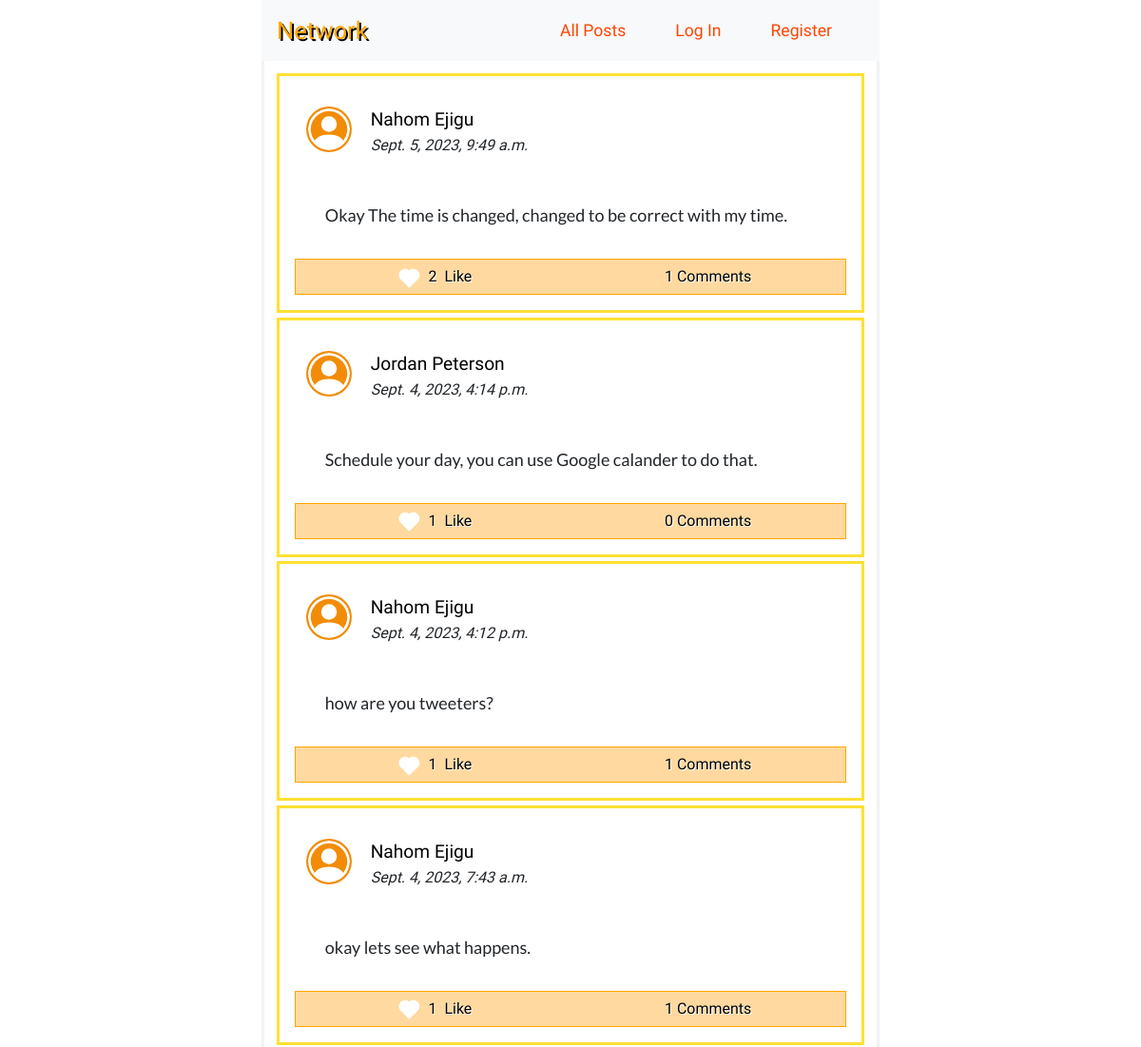
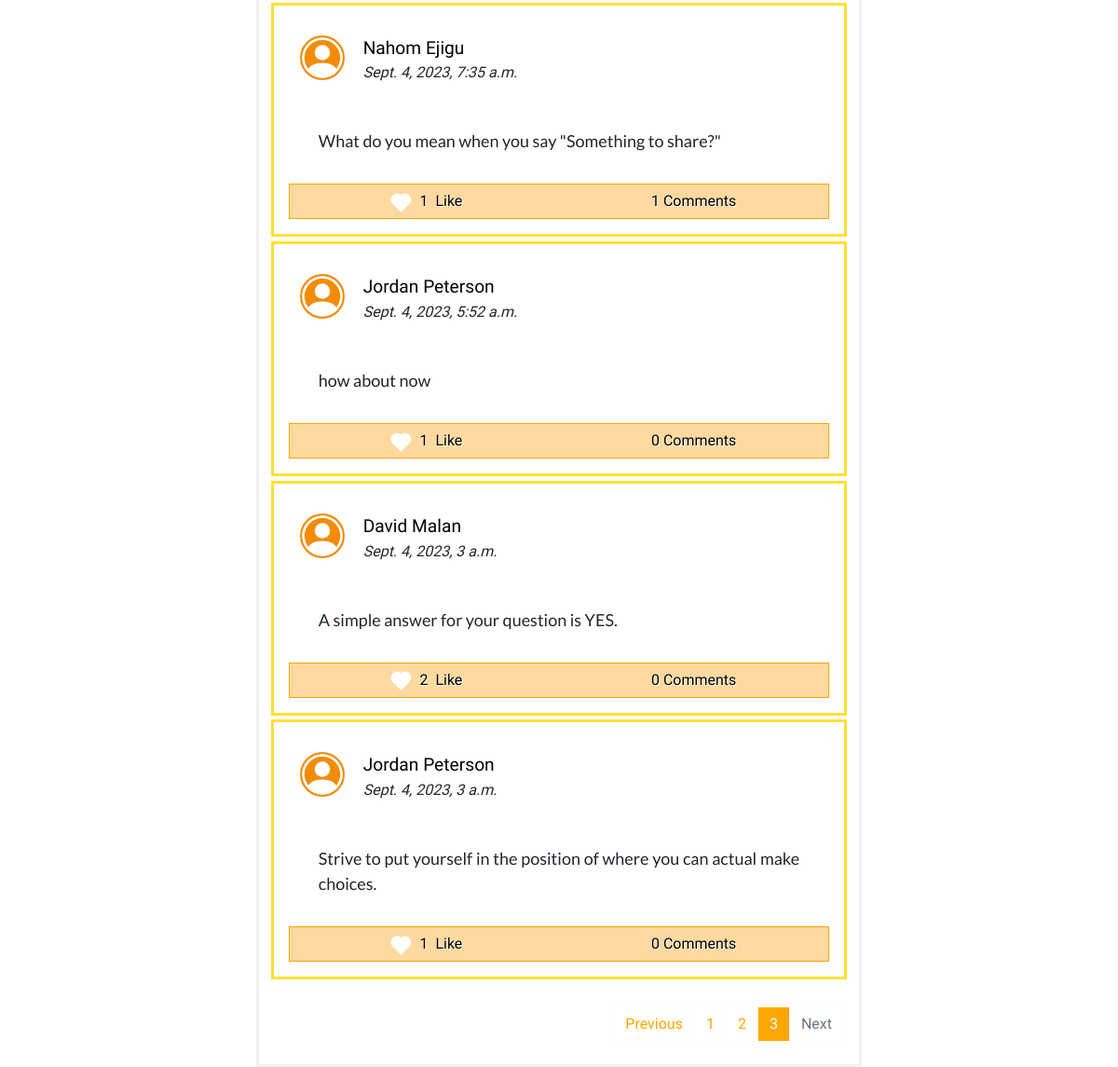
/?page=3, run on the app's committed database (2 pictures, top to bottom).
### network/models.py (models this page shows)
class Post(models.Model):
    user = models.ForeignKey(User, on_delete=models.CASCADE, related_name='poster')
    post = models.TextField()
    date = models.DateTimeField(auto_now_add=True)
    like = models.ManyToManyField(User, blank=True, related_name='like')
    views = models.IntegerField(default=0)
    comment = models.ManyToManyField(Comment, blank=True, related_name="post")

class User(AbstractUser):
    following = models.ManyToManyField("self", blank=True)
    followers = models.ManyToManyField("self", blank=True)

### network/views.py (the view)
# urls.py: path("", views.index, name="index"),
def index(request):
    p = Paginator(Post.objects.all().order_by('-date'), 10)
    page = request.GET.get("page")
    posts = p.get_page(page)
    return render(request, "network/index.html", {
        "new_post": NewPost(),
        "posts": posts,
    })

### network/templates/network/index.html (shortened to what this page needs)
{% extends "network/layout.html" %}

### network/templates/network/layout.html (shortened to what this page needs)
{% load static %}
<!DOCTYPE html>
<html lang="en">
    <head>
        <link href="https://cdn.jsdelivr.net/npm/bootstrap@5.3.1/dist/css/bootstrap.min.css" rel="stylesheet">
        <link rel="stylesheet" href="https://stackpath.bootstrapcdn.com/bootstrap/4.4.1/css/bootstrap.min.css">
        <link href="{% static 'network/styles.css' %}" rel="stylesheet">
    </head>
    <body>
        <div class="network" >
        <nav class="navbar navbar-expand-lg navbar-light bg-light">
            <a class="navbar-brand" href="{% url 'index' %}">Network</a>
            <ul class="navbar-nav mr-auto nav-bar-network">
            <li class="nav-item">
              <a class="nav-link" href="{% url 'index' %}">All Posts</a>
            </li>
            {% if user.is_authenticated %}
                <li class="nav-item following">
                    <a class="nav-link" href="{% url 'following' %}">Following</a>
                </li>
                <li class="nav-item">
                    <a class="nav-link" href="{% url 'logout' %}">Log Out</a>
                </li>
            {% else %}
                <li class="nav-item">
                    <a class="nav-link" href="{% url 'login' %}">Log In</a>
                </li>
                <li class="nav-item">
                    <a class="nav-link" href="{% url 'register' %}">Register</a>
                </li>
            {% endif %}
          </ul>
        </nav>
        </div>
        <div class="body">
        <div class="main">
        <div class="middle-everything">
        {% for post in posts %}
        <div class="posts">
            <div class="username">
                <div class="user-icon">
                </div>
                <div class="user-username">
                    <a  href="{% url 'profile_page' post.user %}" class="hyper-link-user">{{ post.user.first_name }} {{ post.user.last_name }} </a>
                    <div><i>{{ post.date  }}</i> </div>
                </div>
            </div>
            <div class="post-content">
                {{ post.post }}
            </div>
            <div class="post-info">
                <div>
                    <div class="span-like">
                        {% if user in post.like.all %}
                            <div class="liked heart" data-post_id="{{post.id}}" data-liked="True" class="not-liked like" > </div>
                        {% else %}
                            <div class="not-liked heart" data-post_id="{{post.id}}" data-liked="False" class="not-liked like">  </div>
                        {% endif %}
                    </div> &nbsp;<span data-post_id="{{post.id}}" class="like-number numbers"> {{ post.like.all.count }} </span> &nbsp;
                    Like
                </div>
                <div class="comments"> <span class="numbers"> {{ post.comment.all.count }}</span>&nbsp;Comments</div>
            </div>
        </div>
        {% endfor %}
        <br>
        {% if posts.paginator.num_pages > 1  %}
        <nav aria-label="..">
            <ul class="pagination justify-content-end">
            {% if posts.has_previous%}
                <li class="page-item ">
                <a class="page-link" href="?page={{ posts.previous_page_number }}" tabindex="-1" aria-disabled="true">Previous</a>
                </li>
            {% else %}
            <li class="page-item disabled">
                <a class="page-link" href="#" tabindex="-1" aria-disabled="true">Previous</a>
                </li>
            {% endif %}
            {% for  page in posts.paginator.page_range %}
                {% if page == posts.number %}
                <li class="page-item active">
                    <a id="active" class="page-link" href="?page={{ page }}"> {{page}} </a>
                </li>
                {% elif page > posts.number|add:'-3' and page < posts.number|add:'3' %}
                <li class="page-item"><a class="page-link" href="?page={{ page }}">{{ page }}</a></li>
                {% endif %}
            {% endfor %}
                {% if posts.has_next %}
                <li class="page-item ">
                <a class="page-link" href="?page={{ posts.next_page_number }}">Next</a>
                </li>
                {% else %}
                <li class="page-item disabled">
                <a class="page-link" href="#">Next</a>
                </li>
                {% endif %}
            </ul>
            </nav>
            {% endif %}
        </div>
        </div>
        </div>
    </body>
</html>

### network/static/network/styles.css (style rules this page uses)
:root { --bg-button: rgba(255, 166, 0, 0.75); --bg-button-hover: rgb(255, 166, 0); --bg-post-hover: rgb(255, 252, 245); }
body { margin: 0; font-family: 'Gabarito', cursive; }
.middle-everything { width: 100%; }
.span-like { border: .001rem solid transparent; display: flex; justify-content: center; align-items: center; width: 2rem; height: 1rem; padding: 17px 1px 13px 1px; margin: 0; position: relative; border-radius: 50%; cursor: pointer; }
.heart { width: .8rem; height: .8rem; background-color: white; position: absolute; transform: rotate(45deg); }
.heart::before { content: ""; width: inherit; height: inherit; background-color: inherit; position: absolute; right: 0%; bottom: 50%; border-radius: 50%; }
.heart::after { content: ""; width: inherit; height: inherit; background-color: inherit ; position: absolute; border-radius: 50%; bottom: 0%; left: -50%; }
.not-liked { background-color: white; }
.pagination { margin-right: .5rem; }
.page-link { background-color: white; color: var(--bg-button-hover); border-color: var(--bg-post-hover) !important; }
.active > #active { background-color: var(--bg-button); border-color: var(--bg-post-hover); }
.active > #active { background-color: var(--bg-button-hover); }
@media only screen and (min-width: 600px) { .network { justify-content: center; position: sticky; z-index: 333; top: 0; right: 0; margin: 0; width: auto; margin: auto; min-width: 600px; max-width: 650px; } }
@media only screen and (min-width: 600px) { .navbar > a { color: orange !important; text-shadow: 2px 2px black; font-size: 1.6rem; } }
@media only screen and (min-width: 600px) { .nav-bar-network > li > a { color: orangered !important; font-size: 1.1rem; } }
@media only screen and (min-width: 600px) { .nav-bar-network > li { border: 2px solid transparent; padding: 0 .5rem; } }
@media only screen and (min-width: 600px) { .navbar { display: flex; justify-content: space-between; } }
@media only screen and (min-width: 600px) { .navbar > * { margin: 0 !important; } }
@media only screen and (min-width: 600px) { .nav-bar-network { display: grid; grid-template-columns: auto auto auto auto ; column-gap: 1rem; } }
@media only screen and (min-width: 600px) { .main { display: flex; justify-content: center; align-items: center; width: 100%; } }
@media only screen and (min-width: 600px) { .middle-everything { max-width: 650px; padding: .5rem; border: .2rem solid #f2f2f2; border-top: none; } }
@media only screen and (min-width: 600px) { .user-icon { width: 5rem; padding: 1rem 0.5rem; } }
@media only screen and (min-width: 600px) { .user-icon > svg { width: 3rem; } }
@media only screen and (min-width: 600px) { .posts { border: 0.2rem solid rgba(255, 217, 0, 0.8); padding: 1rem; margin: 0.3rem; } }
@media only screen and (min-width: 600px) { .user-username { width: 100%; padding: 1rem .5rem; } }
@media only screen and (min-width: 600px) { .post-content { padding: 2rem; text-align: justify; font-family: 'Lato', sans-serif; font-size: 18px; } }
.user-icon { display: flex; justify-content: center; }
.user-icon > svg { color: rgb(255, 255, 255); padding: 2px; background-color: rgb(242, 140, 7); border-radius: 50%; height: fit-content; text-align: center; }
.username { display: flex; position: relative; }
.hyper-link-user { text-decoration: none; color: black; font-weight: 500; font-size: 1.2rem; }
.post-info { display: flex; justify-content: space-evenly; border: 1px solid orange; background-color: rgb(255, 217, 159); font-family: 'Gabarito', cursive; }
.post-info > div { display: flex; justify-content: center; align-items: center ; text-align: center; border: 2px solid transparent; color: black; width: 100%; text-shadow: 1px 1px white; }

### data on the page
Post: user.first_name "Nahom", user.last_name "Ejigu", date "Sept. 5, 2023, 9:49 a.m.", post "Okay The time is changed, changed to be correct with my time.", like.all.count "2", comment.all.count "1"
Post: user.first_name "Jordan", user.last_name "Peterson", date "Sept. 4, 2023, 4:14 p.m.", post "Schedule your day, you can use Google calander to do that.", like.all.count "1", comment.all.count "0"
Post: user.first_name "Nahom", user.last_name "Ejigu", date "Sept. 4, 2023, 4:12 p.m.", post "how are you tweeters?", like.all.count "1", comment.all.count "1"
Post: user.first_name "Nahom", user.last_name "Ejigu", date "Sept. 4, 2023, 7:43 a.m.", post "okay lets see what happens.", like.all.count "1", comment.all.count "1"
Post: user.first_name "Nahom", user.last_name "Ejigu", date "Sept. 4, 2023, 7:35 a.m.", post "What do you mean when you say \"Something to share?\"", like.all.count "1", comment.all.count "1"
Post: user.first_name "Jordan", user.last_name "Peterson", date "Sept. 4, 2023, 5:52 a.m.", post "how about now", like.all.count "1", comment.all.count "0"
Post: user.first_name "David", user.last_name "Malan", date "Sept. 4, 2023, 3 a.m.", post "A simple answer for your question is YES.", like.all.count "2", comment.all.count "0"
Post: user.first_name "Jordan", user.last_name "Peterson", date "Sept. 4, 2023, 3 a.m.", post "Strive to put yourself in the position of where you can actual make choices.", like.all.count "1", comment.all.count "0"

### other printed values
{{ page }} "1" "2"
{{ page }} "3"
